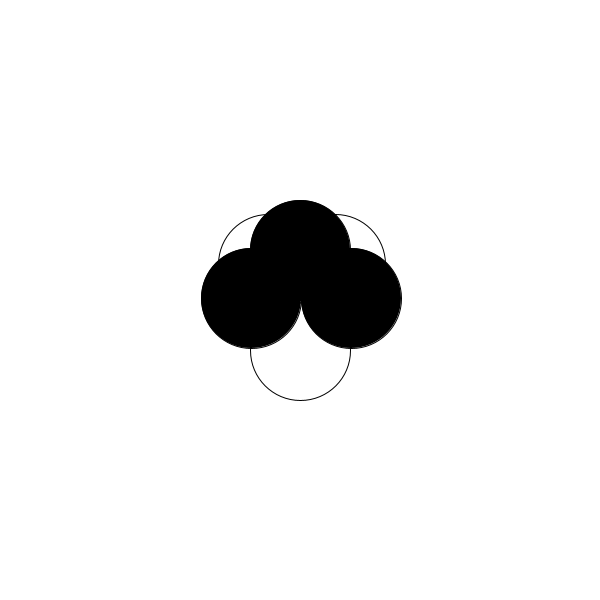
Frame 1 (no input)
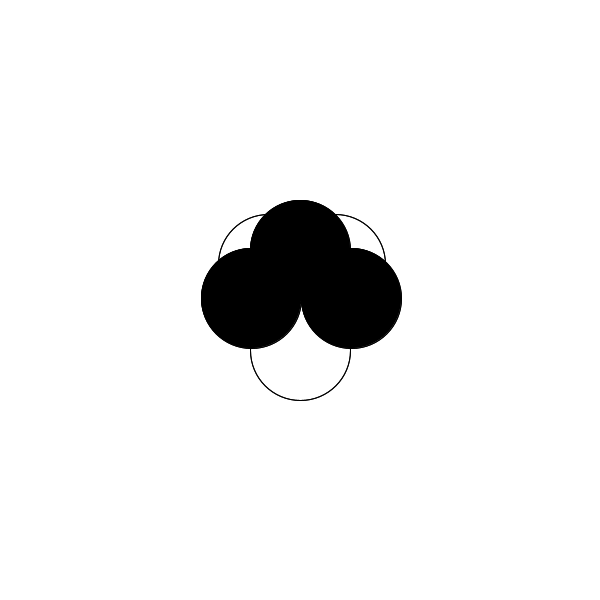
Frame 2 (the mouse pressed at the canvas centre, redrawn once)

The Processing sketch that drew these frames (run headless with seeded random() and noise(); the mouse was pressed at the canvas centre and the sketch redrawn once):

// Processing sketch: processing_85542
// ── processing_85542.pde

  void setup () 
{
  size(600,600);
  //Fond blanc
  background(255); 
  smooth();
}

void draw()
{
  //Je créer une ellipse non remplie. (ellipse en haut)
  fill(0);
  ellipse(300,250,100,100);
  //Je créer trois autres ellipses de la même taille. DUPLICATION/JUXTAPOSITION
 noFill();
  //(Ellipse en bas) 
  ellipse(300,350,100,100);
 fill(0); 
  //Ellipse à gauche) 
  ellipse(251,298,100,100);
  //(Ellipse à droite)
  ellipse(351,298,100,100);
  
  //Nouvelle série de quatre ellipses de la même taille. JUXTAPOSITION
  //Ellipse en haut à gauche
  noFill();
  ellipse(335,264,100,100);
  //Ellipse en haut à gauche
  ellipse(268,264,100,100);
  
  noLoop();
}
